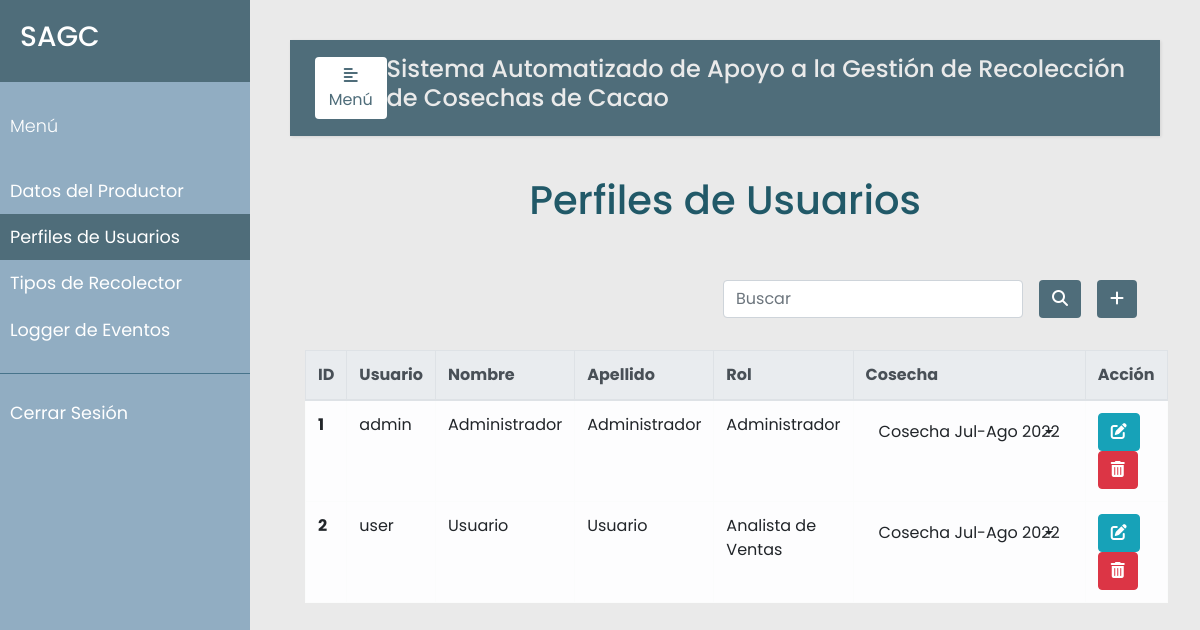
Screenshot of /perfiles (signed in) with the database file from the repository.
### models.py (models this page shows, shortened)
class Usuario(db.Model):
    __tablename__ = 'usuarios'
    id = db.Column(db.Integer, primary_key=True)
    nombre_usuario = db.Column(db.String(20), nullable=False, unique=True)
    nombre = db.Column(db.String(30), nullable=False)
    apellido = db.Column(db.String(30), nullable=False)
    password = db.Column(db.String(80), nullable=False)
    rol = db.Column(db.Integer, db.ForeignKey('rols.id'), nullable=False)
    cosechas = db.relationship('Cosecha', secondary=user_cosecha, backref='usuarios', lazy=True)

class Rol(db.Model):
    __tablename__ = 'rols'
    id = db.Column(db.Integer, primary_key=True)
    nombre = db.Column(db.String(120), nullable=False, unique=True)
    user = db.relationship('Usuario', backref='rols', lazy=True)

class Cosecha(db.Model):
    __tablename__ = 'cosechas'
    id = db.Column(db.Integer, primary_key=True)
    descripcion = db.Column(db.String(120), unique=True)
    inicio = db.Column(db.DateTime, nullable=False)
    cierre = db.Column(db.DateTime, nullable=False)
    estado = db.Column(db.Boolean, default=True)

### app.py (the view, shortened to what this page needs)
@app.route("/perfiles", methods=['GET', 'POST'])
@login_required
@admin_only
def perfiles():
    error=None
    usuarios = Usuario.query.all()
    rols = Rol.query.all()
    return render_template("perfiles.html", error=error, usuarios=usuarios, rols=rols)

### app.py (called while the page is built)
def login_required(f):
    @wraps(f)
    def wrap(*args, **kwargs):
        if 'logged_in' in session:
            return f(*args, **kwargs)
        else:
            flash('Necesitas iniciar sesión primero')
            return redirect(url_for('login'))
    return wrap

def admin_only(f):
    @wraps(f)
    def wrap(*args, **kwargs):
        if 'rol_admin' in session and session['rol_admin'] == True:
            return f(*args, **kwargs)
        else:
            flash("Debes ser administrador para ver 'Perfiles de Usuarios'.")
            return redirect(url_for('productor'))
    return wrap

### templates/perfiles.html (shortened to what this page needs)
{% extends "base.html" %}
{% block navbar %}
<li class="nav-item">
  <a class="nav-link" href="{{url_for('productor')}}">Datos del Productor</a>
</li>
<li class="nav-item active">
  <a class="nav-link" href="{{url_for('perfiles')}}">Perfiles de Usuarios<span class="sr-only">(current)</span></a>
</li>
<li class="nav-item">
  <a class="nav-link" href="{{url_for('tipo_recolector')}}">Tipos de Recolector</a>
</li>
<li class="nav-item">
  <a class="nav-link" href="{{url_for('eventos')}}">Logger de Eventos</a>
</li>
{% endblock %}
{% block sesion %}
<li class="nav-item">
  <a class="nav-link" href="{{url_for('logout')}}">Cerrar Sesión</a>
</li>
{% endblock %}
{% block content %}
    <div class="container h-100">
        <p class="text-center h1 fw-bold mb-5 mx-1 mx-md-4 mt-4">Perfiles de Usuarios</p>
        <div class="d-flex flex-row-reverse bd-highlight">
            <div class="p-2 bd-highlight">
              <button type="button" class="btn" style="color:#fff; background-color:#4F6D7A;" data-toggle="modal" data-target="#exampleModalLong">
                <i class="fa-solid fa-plus"></i>
              </button>
            </div>
            <div class="p-2 bd-highlight" style="display:flex; align-content: flex-end;">
              <form action='/perfiles/search' method="post" class="form-inline" style="justify-content: flex-end">
                <input class="form-control mr-3 w-75" type="text" placeholder="Buscar" aria-label="Buscar" name="search_perfil">
                <button type="submit" id="search_perfil" name="action-type" value="search" class="btn" style="color:#fff; background-color:#4F6D7A;">
                  <i class="fas fa-search" aria-hidden="true"></i>
                </button>
              </form>
            </div>
        </div>
        <br/>
        <table class="table table-bordered table-light table-hover">
          <thead class="thead-light">
            <tr>
              <th scope="col">ID</th>
              <th scope="col">Usuario</th>
              <th scope="col">Nombre</th>
              <th scope="col">Apellido</th>
              <th scope="col">Rol</th>
              <th scope="col">Cosecha</th>
              <th scope="col">Acción</th>
            </tr>
          </thead>
          <tbody>
            {% for u in usuarios %}
            <tr>
              <th scope="row">{{u.id}}</th>
              <td>{{u.nombre_usuario}}</td>
              <td>{{u.nombre}}</td>
              <td>{{u.apellido}}</td>
              <td>{{u.rols.nombre}}</td>
              <td>
                {% if u.cosechas|length > 0 %}
                  <div class="dropdown">
                    <button class="btn dropdown-toggle" type="button" id="dropdownMenuButton" data-toggle="dropdown" aria-haspopup="true" aria-expanded="false">
                      {{u.cosechas[0].descripcion}}
                    </button>
                  </div>
                {% else %}
                  <i>Ninguna</i>
                {% endif %}
              </td>
              <td>
                <button type="button" class="btn btn-info" data-toggle="modal" data-target="#edit-modal-{{u.id}}">
                  <i class="fas fa-edit"></i>
                </button>
                <button type="button" class="btn btn-danger" data-toggle="modal" data-target="#delete-modal-{{u.id}}">
                  <i class="fas fa-trash-alt"></i>
                </button>
              </td>
            </tr>
            </div>
            {% endfor %}
    </div>
{% endblock %}

### templates/base.html (shortened to what this page needs)
<!DOCTYPE html>
<html lang="en">
<head>
    <link rel="stylesheet" href="https://cdn.jsdelivr.net/npm/bootstrap@4.3.1/dist/css/bootstrap.min.css">
    <link rel="stylesheet" href="{{ url_for('static', filename='../static/css/styles.css') }}">
    <link rel="stylesheet" href="https://cdnjs.cloudflare.com/ajax/libs/malihu-custom-scrollbar-plugin/3.1.5/jquery.mCustomScrollbar.min.css">
    <link rel="stylesheet" href="https://cdnjs.cloudflare.com/ajax/libs/font-awesome/6.1.1/css/all.min.css" />
</head>
<body>
    <div class="wrapper">
        <nav id="sidebar">
            <div class="sidebar-header">
                <h3>SAGC</h3>
            </div>
            <ul class="list-unstyled components">
                <p>Menú</p>
                {% block navbar %}
                {% endblock %}
            </ul>
            <ul class="list-unstyled others">
                {% block sesion %}
                {% endblock %}
            </ul>
        </nav>
        <div id="content">
            <nav class="navbar navbar-expand-lg" style="background-color:#4F6D7A;">
                <div class="container-fluid">
                    <button type="button" id="sidebarCollapse" class="btn" style="background-color:#fff; color: #4F6D7A;">
                        <i class="fas fa-align-left"></i>
                        <span>Menú</span>
                    </button>
                    <h4>Sistema Automatizado de Apoyo a la Gestión de Recolección de Cosechas de Cacao</h4>
                </div>
            </nav>
            {% block content %}
            {% endblock %}
</body>
</html>

### static/css/styles.css (style rules this page uses)
body { font-family: 'Poppins', sans-serif; background: #EAEAEA; }
p { font-family: 'Poppins', sans-serif; font-size: 1.1em; font-weight: 300; line-height: 1.7em; color: #215968; }
h4 { color: #EAEAEA; }
a, a:hover, a:focus { color: inherit; text-decoration: none; transition: all 0.3s; }
.navbar { padding: 15px 10px; background: #fff; border: none; border-radius: 0; margin-bottom: 40px; box-shadow: 1px 1px 3px rgba(0, 0, 0, 0.1); }
.wrapper { display: flex; width: 100%; }
#sidebar { width: 250px; position: fixed; top: 0; left: 0; height: 100vh; z-index: 999; background: #91ADC2; color: #fff; transition: all 0.3s; }
#sidebar .sidebar-header { padding: 20px; background: #4F6D7A; }
#sidebar ul.components { padding: 20px 0; border-bottom: 1px solid #47748b; }
#sidebar ul p { color: #fff; padding: 10px; }
#sidebar ul li a { padding: 10px; font-size: 1.1em; display: block; }
#sidebar ul li.active>a, a[aria-expanded="true"] { color: #fff; background: #4F6D7A; }
.dropdown-toggle::after { display: block; position: absolute; top: 50%; right: 20px; transform: translateY(-50%); }
#content { width: calc(100% - 250px); padding: 40px; min-height: 100vh; transition: all 0.3s; position: absolute; top: 0; right: 0; }
thead { color:#fff; background-color:#4F6D7A; }

### rows the page displays
Usuario: id "1", nombre_usuario "admin", nombre "Administrador", apellido "Administrador", rols.nombre "Administrador", descripcion "Cosecha Jul-Ago 2022"
Usuario: id "2", nombre_usuario "user", nombre "Usuario", apellido "Usuario", rols.nombre "Analista de Ventas", descripcion "Cosecha Jul-Ago 2022"
